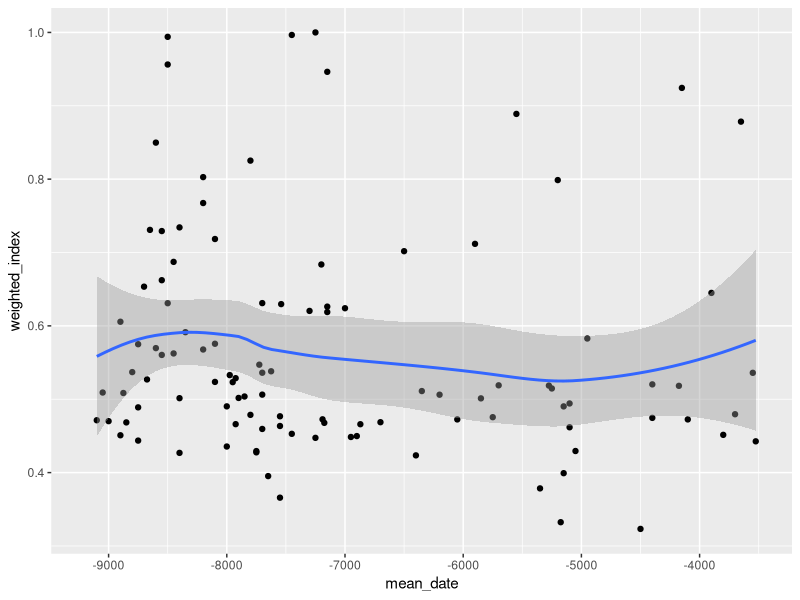
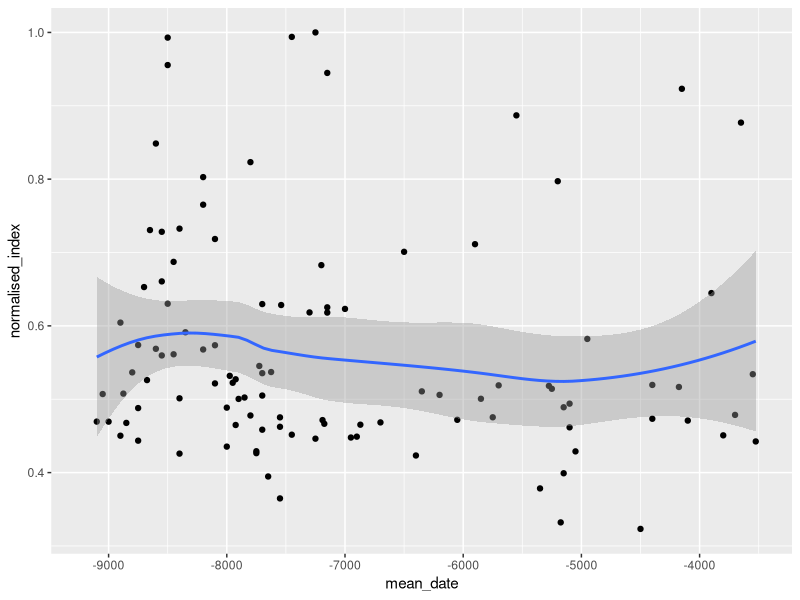
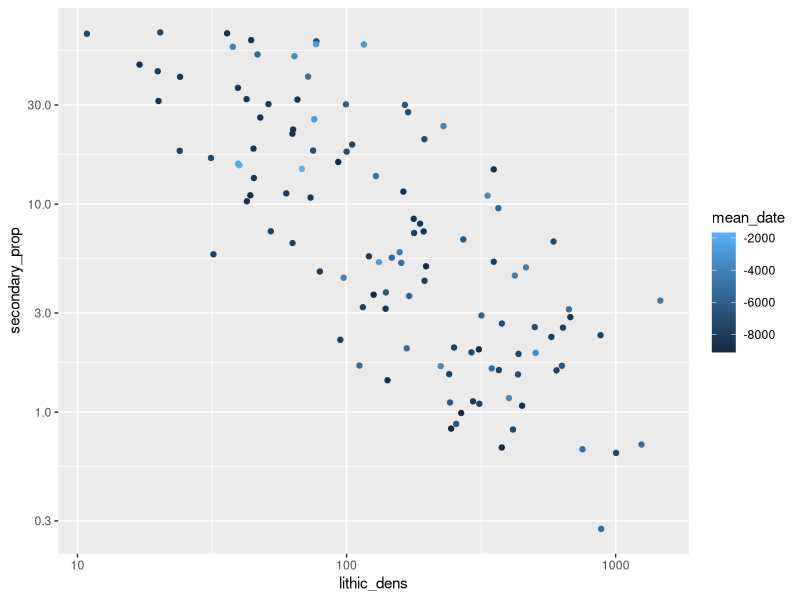
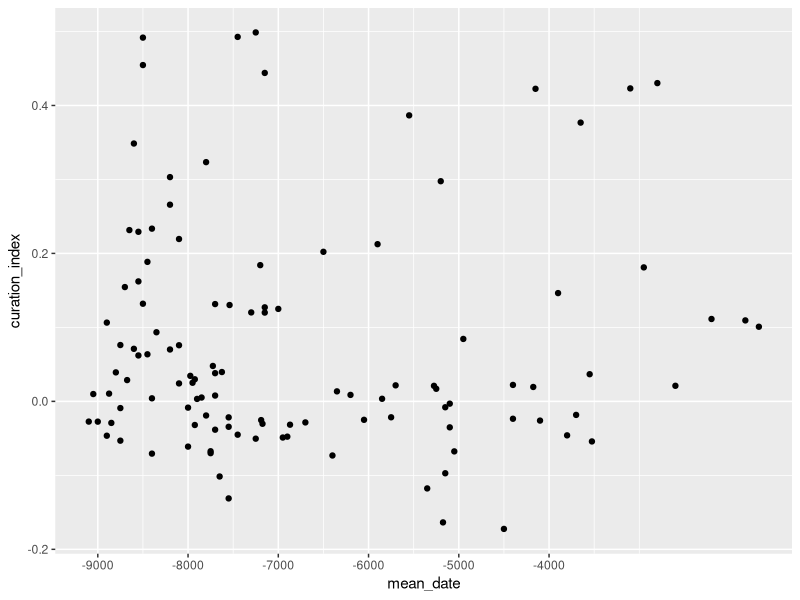
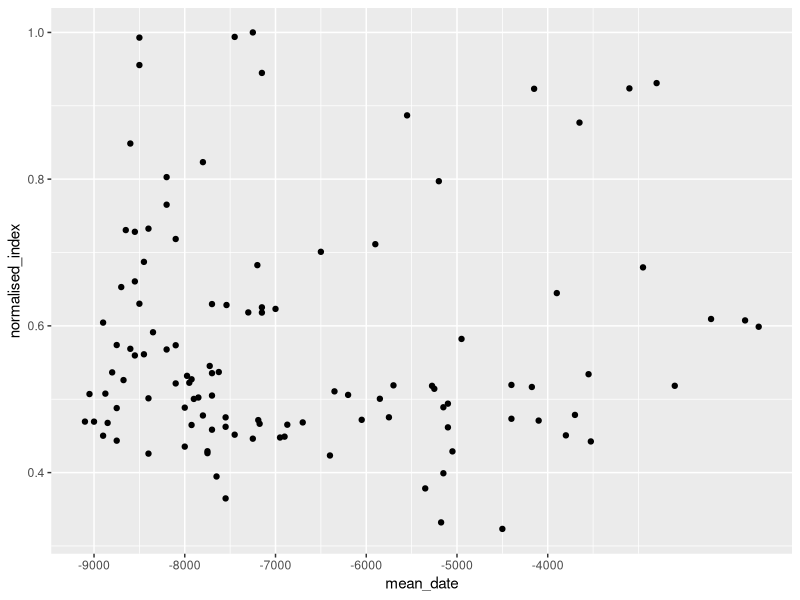
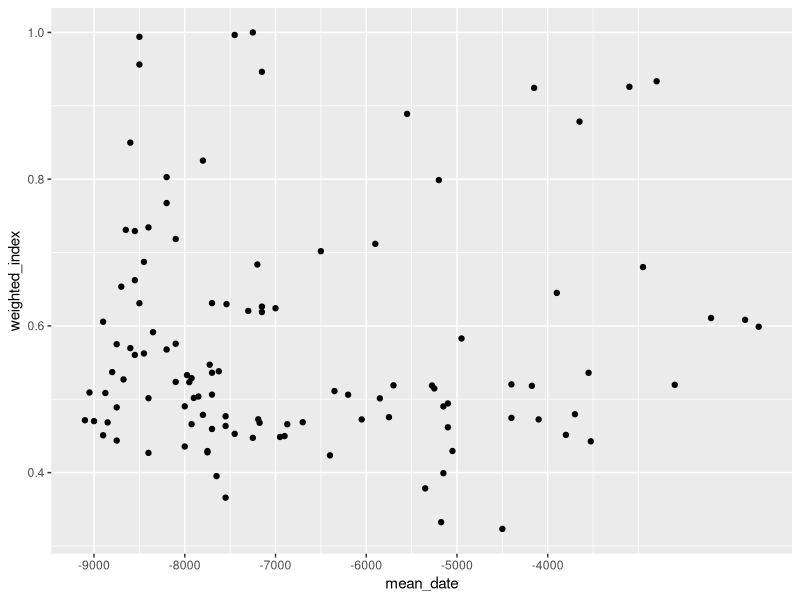
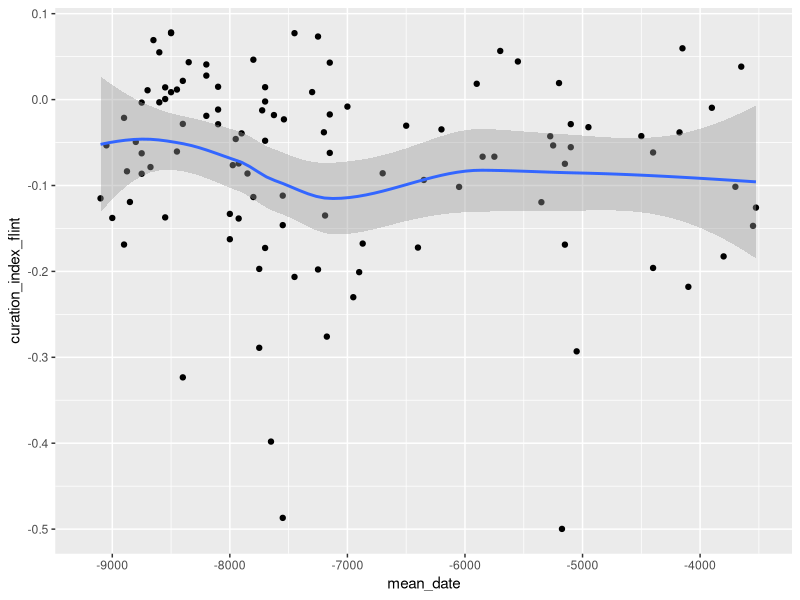

Recreate these plots in R, in order.
library(tidyverse)


sites <- read.csv(here::here("analysis/data/raw_data/sites.csv"))

curation_sites <- sites %>%
  # Exclude multiphased sites and sites that have not been manually excavated
  filter(multiphase == "f" | !is.na(excavated_m3)) %>%
  filter(dating_method == "c14" | dating_method == "shore_typo"
         & !is.na(reported_min_elev)) %>%
  rowwise() %>%
  mutate(
    # Find total artefact count and flint count for each site
    mean_date = mean(c(reported_earliest_bce, reported_latest_bce),
                     na.rm = TRUE),
    artefact_count = sum(c_across(core:chip_retouch_nonflint)),
                     na.rm = TRUE,
    flint_count = sum(c_across(core:flake_retouch), na.rm = TRUE),
    nonflint_count = sum(c_across(axe_nonflint:chip_retouch_nonflint),
                         na.rm = TRUE)) %>%
  ungroup() %>%
  # Exclude sites with a artefact count < 200
  filter(artefact_count > 200) %>%
  # Prepare for curation index
  select(-beach_flint_flint_nodule, -hammerstone) %>%
  mutate(
    nonflint_prop = nonflint_count / artefact_count,
    secondary_prop =
      sum(axe_debitage, axe, chisel,
          microlith, tanged_point, transverse_point, single_edged_point,
          høgnipen_point, pressure_flaked_point, nøklegaard_point,
          projectile_undefined, sickle, dagger_spear, microburin, scraper,
          knife, burin, drill, blade_retouch, microblade_retouch,
          chip_retouch, fragment_retouch, flake_retouch, axe_nonflint,
          axe_debitage_nonflint, chisel_nonflint, club_hatchet_nonflint,
          grinding_slab_stone, projectile_nonflint, knife_nonflint,
          scraper_nonflint, drill_nonflint, burin_nonflint,
          microblade_retouch_nonflint, blade_retouch_nonflint,
          fragment_retouch_nonflint,flake_retouch_nonflint,
          chip_retouch_nonflint) / artefact_count,
    secondary_prop_flint =
      sum(axe_debitage, axe, chisel,
          microlith, tanged_point, transverse_point, single_edged_point,
          høgnipen_point, pressure_flaked_point, nøklegaard_point,
          projectile_undefined, sickle, dagger_spear, microburin, scraper,
          knife, burin, drill, blade_retouch, microblade_retouch,
          chip_retouch, fragment_retouch, flake_retouch) / flint_count,
    lithic_dens = artefact_count / excavated_m3,
    flint_dens = flint_count / excavated_m3) %>%
    mutate(minmaxdens =  (lithic_dens - min(lithic_dens, na.rm = TRUE)) /
             (max(lithic_dens, na.rm = TRUE) - min(lithic_dens, na.rm = TRUE)),
       minmaxsecondary = (secondary_prop - min(secondary_prop, na.rm = TRUE)) /
    (max(secondary_prop, na.rm = TRUE) - min(secondary_prop, na.rm = TRUE)),
    minmaxdens_flint =  (flint_dens - min(flint_dens, na.rm = TRUE)) /
      (max(flint_dens, na.rm = TRUE) - min(flint_dens, na.rm = TRUE)),
    minmaxsecondary_flint = (secondary_prop_flint - min(secondary_prop_flint,
                                                        na.rm = TRUE)) /
      (max(secondary_prop_flint, na.rm = TRUE) - min(secondary_prop_flint,
                                                     na.rm = TRUE))) %>%
  rowwise() %>%
  mutate(curation_index = mean(c(minmaxdens * -1, minmaxsecondary))) %>%
  mutate(curation_index_flint = mean(c(minmaxdens_flint * -1,
                                   minmaxsecondary_flint)))

curation_sites$normalised_index <-
  (curation_sites$curation_index - min(curation_sites$curation_index)) /
  (max(curation_sites$curation_index) - min(curation_sites$curation_index))




curation_sites <- curation_sites %>% mutate(weighted_index =
  ifelse(nonflint_prop > 0,
         normalised_index / (nonflint_prop^0.0005), normalised_index)
) %>% filter(nonflint_prop < 0.9)

ggplot(curation_sites, aes(mean_date, weighted_index)) +
  geom_point() +
  scale_x_continuous(breaks = c(seq(-9000,-4000, 1000)),
                     limits = c(-9200, -3500)) +
  geom_smooth(method = "loess")

ggplot(curation_sites, aes(mean_date, normalised_index)) +
  geom_point() +
  scale_x_continuous(breaks = c(seq(-9000,-4000, 1000)),
                     limits = c(-9200, -3500))+
  geom_smooth(method = "loess")

ggplot(curation_sites) +
  geom_point(aes(lithic_dens, secondary_prop, col = mean_date)) +
  scale_y_log10() +
  scale_x_log10()

curation_sites %>% select(name, mean_date) %>% View()
curation_sites %>% select(name, lithic_dens) %>% View()
curation_sites %>% select(name, curation_index) %>% View()
curation_sites %>% select(name, curation_index_flint) %>% View()

ggplot(curation_sites) +
  geom_point(aes(mean_date, curation_index)) +
  scale_x_continuous(breaks = c(seq(-9000,-4000, 1000)))

ggplot(curation_sites) +
  geom_point(aes(mean_date, normalised_index)) +
  scale_x_continuous(breaks = c(seq(-9000,-4000, 1000)))

ggplot(curation_sites) +
  geom_point(aes(mean_date, weighted_index)) +
  scale_x_continuous(breaks = c(seq(-9000,-4000, 1000)))


curation_sites %>%
  filter(nonflint_prop < 0.9) %>%
ggplot(aes(mean_date, curation_index_flint)) +
  geom_point() +
  scale_x_continuous(breaks = c(seq(-9000,-4000, 1000)),
                     limits = c(-9200, -3500)) +
  geom_smooth(method = "loess")

curation_sites %>% select(name, mean_date, curation_index_flint) %>%  View()

